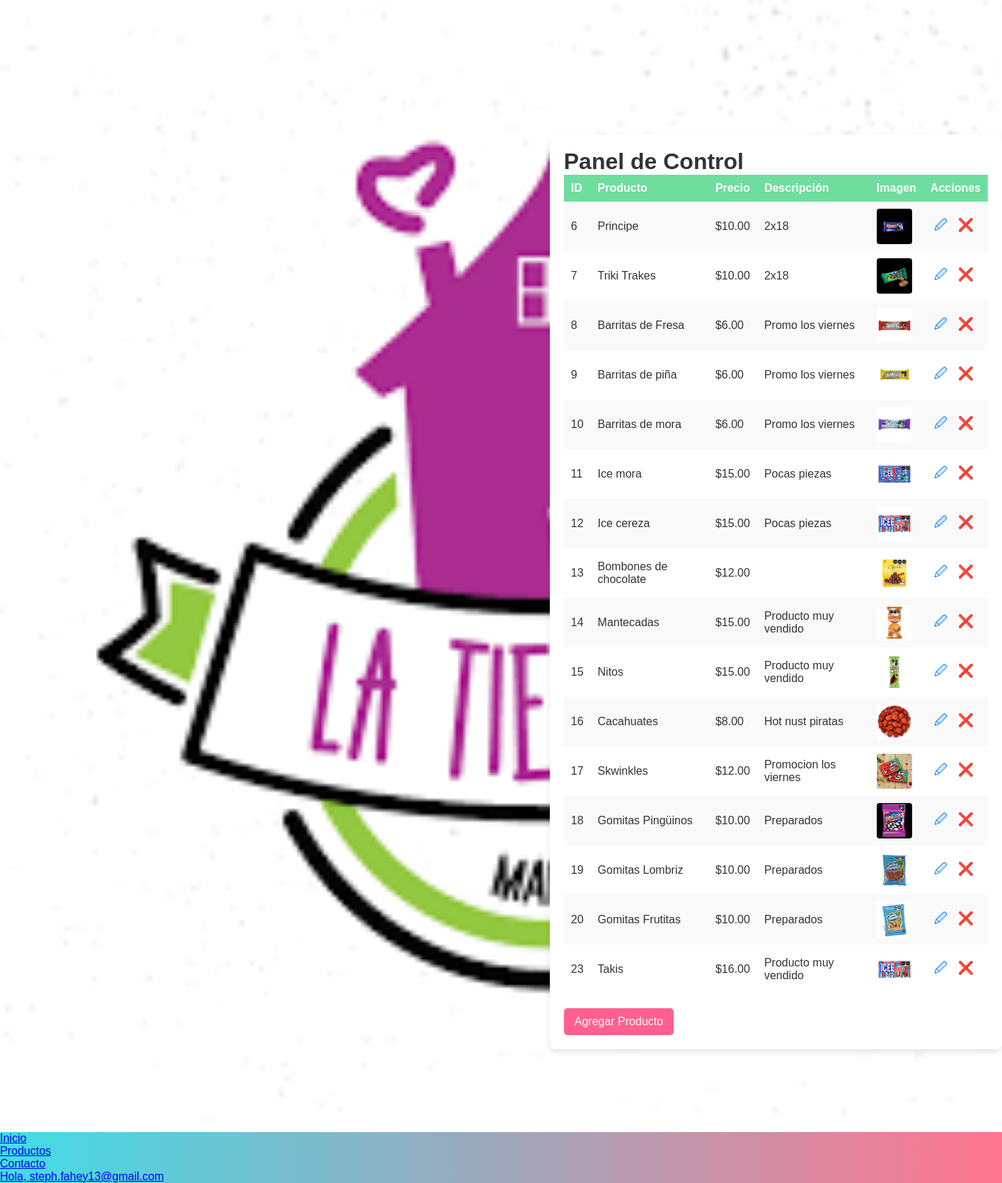
Screenshot of /tiendacinco.com/administrador/controlPanel.php (signed in) with the database file from the repository.
### tables this page shows
CREATE TABLE `productos` (
  `Producto` varchar(50) NOT NULL,
  `Precio` int(50) NOT NULL,
  `Otro` varchar(50) NOT NULL,
  `Imagenes` varchar(50) NOT NULL,
  `id` int(11) NOT NULL
);

### tiendacinco.com/administrador/controlPanel.php (the view, shortened to what this page needs)
<?php
require_once('../conection/cnx.php');
require_once('plantilla/menu.php');
$query = "SELECT * FROM productos";
$result = mysqli_query($cnx, $query) or die(mysqli_error($cnx));
?>
<!DOCTYPE html>
<html lang="es">
<head>
    <link rel="stylesheet" href="../css/controlPanel.css">
</head>
<body>
    <main class="container">
        <h1>Panel de Control</h1>
        <table>
            <thead>
                <tr>
                    <th>ID</th>
                    <th>Producto</th>
                    <th>Precio</th>
                    <th>Descripción</th>
                    <th>Imagen</th>
                    <th>Acciones</th>
                </tr>
            </thead>
            <tbody>
                <?php while ($row = mysqli_fetch_assoc($result)): ?>
                    <tr>
                        <td><?php echo htmlspecialchars($row['id'], ENT_QUOTES, 'UTF-8'); ?></td>
                        <td><?php echo htmlspecialchars($row['Producto'], ENT_QUOTES, 'UTF-8'); ?></td>
                        <td>$<?php echo number_format(floatval($row['Precio']), 2); ?></td>
                        <td><?php echo htmlspecialchars($row['Otro'], ENT_QUOTES, 'UTF-8'); ?></td>
                        <td><img src="../plantilla/<?php echo htmlspecialchars($row['Imagenes'], ENT_QUOTES, 'UTF-8'); ?>" alt="<?php echo htmlspecialchars($row['Producto'], ENT_QUOTES, 'UTF-8'); ?>" width="50"></td>
                        <td>
                            <a href="editarproducto.php?id=<?php echo $row['id']; ?>">🖉</a>
                            <a href="eliminarproducto.php?id=<?php echo $row['id']; ?>" onclick="return confirm('¿Estás seguro de eliminar este producto?');">❌</a>
                        </td>
                    </tr>
                <?php endwhile; ?>
            </tbody>
        </table>
        <a href="agregarproducto.php" class="button">Agregar Producto</a>
    </main>
</body>
</html>

### tiendacinco.com/css/controlPanel.css (style rules this page uses)
* { margin: 0; padding: 0; box-sizing: border-box; font-family: Arial, sans-serif; }
body { background: linear-gradient(to right, #40dce7, #ff758f); color: #333; min-height: 100vh; display: flex; justify-content: center; align-items: center; }
.container { background: #fff; border-radius: 8px; box-shadow: 0px 4px 10px rgba(0, 0, 0, 0.1); padding: 20px; width: 90%; max-width: 800px; margin: 20px auto; overflow-x: auto; }
table { width: 100%; border-collapse: collapse; margin-bottom: 20px; }
thead { background: #6fdd9d; color: #fff; }
thead th { padding: 10px; text-align: left; }
tbody tr { transition: background 0.3s; }
tbody tr:nth-child(odd) { background: #f9f9f9; }
tbody td { padding: 10px; text-align: left; }
tbody img { border-radius: 4px; width: 50px; height: 50px; object-fit: cover; }
a.button { display: inline-block; text-decoration: none; background: #ff6090; color: #fff; padding: 10px 15px; border-radius: 5px; text-align: center; transition: background 0.3s; }
table a { text-decoration: none; font-size: 18px; margin: 0 5px; display: inline-block; transition: transform 0.3s; }
table a:nth-child(1) { color: #007bff; }
table a:nth-child(2) { color: #dc3545; }

### rows the page displays
productos: id "6", Producto "Principe", Precio "10.00", Otro "2x18", Imagenes (picture)
productos: id "7", Producto "Triki Trakes", Precio "10.00", Otro "2x18", Imagenes (picture)
productos: id "8", Producto "Barritas de Fresa", Precio "6.00", Otro "Promo los viernes", Imagenes (picture)
productos: id "9", Producto "Barritas de piña", Precio "6.00", Otro "Promo los viernes", Imagenes (picture)
productos: id "10", Producto "Barritas de mora", Precio "6.00", Otro "Promo los viernes", Imagenes (picture)
productos: id "11", Producto "Ice mora", Precio "15.00", Otro "Pocas piezas", Imagenes (picture)
productos: id "12", Producto "Ice cereza", Precio "15.00", Otro "Pocas piezas", Imagenes (picture)
productos: id "13", Producto "Bombones de chocolate", Precio "12.00", Imagenes (picture)
productos: id "14", Producto "Mantecadas", Precio "15.00", Otro "Producto muy vendido", Imagenes (picture)
productos: id "15", Producto "Nitos", Precio "15.00", Otro "Producto muy vendido", Imagenes (picture)
productos: id "16", Producto "Cacahuates", Precio "8.00", Otro "Hot nust piratas", Imagenes (picture)
productos: id "17", Producto "Skwinkles", Precio "12.00", Otro "Promocion los viernes", Imagenes (picture)
productos: id "18", Producto "Gomitas Pingüinos", Precio "10.00", Otro "Preparados", Imagenes (picture)
productos: id "19", Producto "Gomitas Lombriz", Precio "10.00", Otro "Preparados", Imagenes (picture)
productos: id "20", Producto "Gomitas Frutitas", Precio "10.00", Otro "Preparados", Imagenes (picture)
productos: id "23", Producto "Takis", Precio "16.00", Otro "Producto muy vendido", Imagenes (picture)

### other values shown
$_SESSION["email"] "steph.fahey13@gmail.com"
